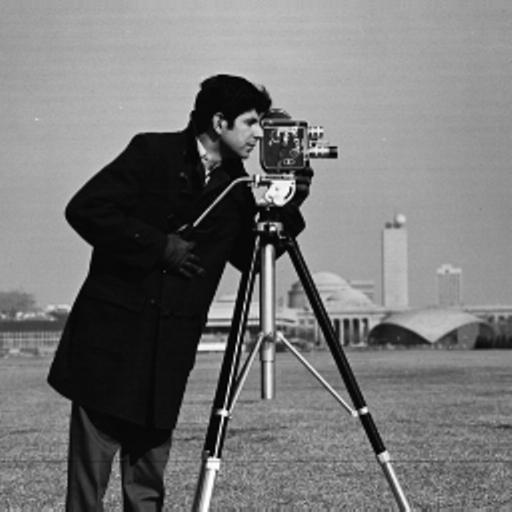
#> input picture img/cameraman.tif, 512 x 512 px
$ python main.py   (older library calls are emulated)
#> lines starting #> are read from the running program, lines starting #| are printed output that depends on the picture; after the words box and inside, x2 and y2 are one past the last pixel; in counts of white or black regions, pixels touching at a corner belong together
### src/utils/images.py
import cv2
import pylab
import numpy as np
import matplotlib.pyplot as plt

from PIL import Image


class Images:

    @staticmethod
    def LoadImage(path):
        '''
        Carga la imagen desde la ruta especificada.
        '''
        img = cv2.imread(path)
        return img

    # [20 lines left out: functions ShowImage, ShowImages, not called in this run]

    @staticmethod
    def SaveImage(image, path):
        '''
        Guarda la imagen en la ruta especificada.
        '''
        pylab.gray()
        pylab.imsave(path, image)

    @staticmethod
    def GetNameImage(path):
        '''
        Devuelve el nombre de la imagen segun la ruta.
        '''
        name_extention = path.split('/')[-1]
        name, _ = name_extention.split('.')
        return name

    @staticmethod
    def GetImage(pixels):
        '''
        Convierte de una matriz a imagen.
        '''
        array = np.array(pixels, dtype=np.uint8)
        image = Image.fromarray(array)
        return image

    @staticmethod
    def GetPixels(image):
        '''
        Devuelve la imagen en forma matricial.
        '''
        pixels = np.asarray(image)
        return pixels

    @staticmethod
    def GetSumImage(img1, img2):
        '''
        Efectua la suma de las imagenes especificadas.
        '''
        pixels_img1 = Images.GetPixels(img1)
        pixels_img2 = Images.GetPixels(img2)
        new_pixels = []
        rows, columns = len(pixels_img1), len(pixels_img1[0])

        for i in range(rows):
            new_pixels.append([])
            for j in range(columns):
                values = pixels_img1[i][j] + pixels_img2[i][j]
                values = [255 if value > 255 else value for value in values]
                new_pixels[i].append(values)

        image = Images.GetImage(new_pixels)
        # Images.ShowImage(image)
        return image

### src/edge_detection/canny.py
import cv2
import pylab
import matplotlib.pyplot as plt


def canny(image, path='', save=False, show=False):
    '''
    Deteccion de bordes mediante el operador de Canny.
    '''
    # convertir a imagen en escala de grises
    image = cv2.cvtColor(image, cv2.COLOR_BGR2GRAY)
    # detectar los bordes mediante el metodo Canny
    canny = cv2.Canny(image, 30, 150)

    if show:
        show_image(canny)
        show_images([image, canny])
    if save:
        name = get_name_image(path)
        save_image(canny, f'../../img/{name}_canny.png')

    return canny


# [52 lines left out: functions get_name_image, load_image, show_image, show_images, save_image, main, not called in this run]


# [2 lines that do not run on import are left out]

### src/quality_measures/mse.py
import numpy as np
import matplotlib.pyplot as plt

from skimage import data, img_as_float
from skimage.metrics import mean_squared_error


def mse(image1, image2, show=False):

    mse_image1 = mean_squared_error(image1, image1)
    mse_image2 = mean_squared_error(image1, image2)

    if show:
        show_images(image1, image2, mse_image1, mse_image2)

    return mse_image2


# [30 lines left out: functions show_images, main, not called in this run]


# [2 lines that do not run on import are left out]

### src/quality_measures/psnr.py
import numpy as np
from math import log10
import matplotlib.pyplot as plt

from skimage import data, img_as_float
from skimage.metrics import mean_squared_error


def peek_signal_noise_ratio(img1, img2):

    mse = mean_squared_error(img1, img2)
    max_pixel = 255.0

    if mse == 0:
        psnr = 0
    else:
        psnr = 20 * log10(max_pixel) - 10 * log10(mse)

    return psnr


def psnr(image1, image2, show=False):

    psnr_image1 = peek_signal_noise_ratio(image1, image1)
    psnr_image2 = peek_signal_noise_ratio(image1, image2)

    if show:
        show_images(image1, image2, psnr_image1, psnr_image2)

    return psnr_image2


# [30 lines left out: functions show_images, main, not called in this run]


# [2 lines that do not run on import are left out]

### src/quality_measures/ssim.py
import numpy as np
import matplotlib.pyplot as plt

from skimage import data, img_as_float
from skimage.metrics import structural_similarity


def ssim(image1, image2, show=False):

    ssim_image1 = structural_similarity(image1, image1,
                                        data_range=(image1.max()-image1.min()), multichannel=True)
    ssim_image2 = structural_similarity(image1, image2,
                                        data_range=(image2.max()-image2.min()), multichannel=True)

    if show:
        show_images(image1, image2, ssim_image1, ssim_image2)

    return ssim_image2


# [30 lines left out: functions show_images, main, not called in this run]


# [2 lines that do not run on import are left out]

### src/edge_detection/sobel.py
import cv2
import pylab
import numpy as np
import skimage.filters.edges
import matplotlib.pyplot as plt


def sobel(image, path='', save=False, show=False):
    '''
    Deteccion de bordes mediante el operador de Sobel.
    '''
    # convertir a imagen en escala de grises
    image = cv2.cvtColor(image, cv2.COLOR_BGR2GRAY)

    # gradiente de direccion x
    sobel_x = cv2.Sobel(image, cv2.CV_64F, 1, 0)
    # gradiente de direccion y
    sobel_y = cv2.Sobel(image, cv2.CV_64F, 0, 1)

    # gradiente de direccion x valor absoluto
    sobel_x = np.uint8(np.absolute(sobel_x))
    # gradiente de direccion y valor absoluto
    sobel_y = np.uint8(np.absolute(sobel_y))

    # sobel1 = cv2.bitwise_or(sobel_x, sobel_y)
    sobel = skimage.filters.edges.sobel(image)

    if show:
        show_image(sobel)
        # show_image(sobel1)
        show_images([image, sobel])
    if save:
        name = get_name_image(path)
        save_image(sobel, f'../../img/{name}_sobel.png')

    return sobel


# [52 lines left out: functions get_name_image, load_image, show_image, show_images, save_image, main, not called in this run]


# [2 lines that do not run on import are left out]

### src/edge_detection/farid.py
import cv2
import pylab
import skimage.filters.edges
import matplotlib.pyplot as plt


def farid(image, path='', save=False, show=False):
    '''
    Deteccion de bordes mediante el operador de Farid.
    '''
    # convertir a imagen en escala de grises
    image = cv2.cvtColor(image, cv2.COLOR_BGR2GRAY)
    # detectar los bordes mediante el metodo Farid
    farid = skimage.filters.edges.farid(image)

    if show:
        show_image(farid)
        show_images([image, farid])
    if save:
        name = get_name_image(path)
        save_image(farid, f'../../img/{name}_farid.png')

    return farid


# [52 lines left out: functions get_name_image, load_image, show_image, show_images, save_image, main, not called in this run]


# [2 lines that do not run on import are left out]

### src/edge_detection/scharr.py
import cv2
import pylab
import numpy as np
import skimage.filters.edges
import matplotlib.pyplot as plt


def scharr(image, path='', save=False, show=False):
    '''
    Deteccion de bordes mediante el operador de Scharr.
    '''
    # convertir a imagen en escala de grises
    image = cv2.cvtColor(image, cv2.COLOR_BGR2GRAY)

    # computa la primera derivada de Sobel en el eje x
    scharr_x = cv2.Scharr(image, cv2.CV_64F, 1, 0)
    # computa la primera derivada de Sobel en el eje x
    scharr_y = cv2.Scharr(image, cv2.CV_64F, 0, 1)

    # gradiente de direccion x valor absoluto
    scharr_x = np.uint8(np.absolute(scharr_x))
    # gradiente de direccion y valor absoluto
    scharr_y = np.uint8(np.absolute(scharr_y))

    scharr1 = cv2.bitwise_or(scharr_x, scharr_y)
    scharr = skimage.filters.edges.scharr(image)

    if show:
        show_image(scharr)
        # show_image(scharr1)
        show_images([image, scharr])
    if save:
        name = get_name_image(path)
        save_image(scharr, f'../../img/{name}_scharr.png')

    return scharr


# [52 lines left out: functions get_name_image, load_image, show_image, show_images, save_image, main, not called in this run]


# [2 lines that do not run on import are left out]

### src/edge_detection/laplace.py
import cv2
import pylab
import numpy as np
import skimage.filters.edges
import matplotlib.pyplot as plt


def laplace(image, path='', save=False, show=False):
    '''
    Deteccion de bordes mediante el operador de Laplace.
    '''
    # convertir a imagen en escala de grises
    image = cv2.cvtColor(image, cv2.COLOR_BGR2GRAY)

    # detectar los bordes mediante el metodo Laplace
    laplace = cv2.Laplacian(image, cv2.CV_64F)
    laplace = np.uint8(np.absolute(laplace))
    # laplace1 = skimage.filters.edges.laplace(image)

    if show:
        show_image(laplace)
        # show_image(laplace1)
        show_images([image, laplace])
    if save:
        name = get_name_image(path)
        save_image(laplace, f'../../img/{name}_laplace.png')

    return laplace


# [52 lines left out: functions get_name_image, load_image, show_image, show_images, save_image, main, not called in this run]


# [2 lines that do not run on import are left out]

### src/edge_detection/prewitt.py
import cv2
import pylab
import numpy as np
import skimage.filters.edges
import matplotlib.pyplot as plt


def prewitt(image, path='', save=False, show=False):
    '''
    Deteccion de bordes mediante el operador de Prewitt.
    '''
    # convertir a imagen en escala de grises
    image = cv2.cvtColor(image, cv2.COLOR_BGR2GRAY)
    # detectar los bordes mediante el metodo Canny
    imgage_gaussian = cv2.GaussianBlur(image, (3, 3), 0)

    kernel_x = np.array([[1, 1, 1], [0, 0, 0], [-1, -1, -1]])
    kernel_y = np.array([[-1, 0, 1], [-1, 0, 1], [-1, 0, 1]])

    prewitt_x = cv2.filter2D(imgage_gaussian, -1, kernel_x)
    prewitt_y = cv2.filter2D(imgage_gaussian, -1, kernel_y)

    prewitt = prewitt_x + prewitt_y
    # prewitt1 = skimage.filters.edges.prewitt(image)

    if show:
        # show_image(prewitt1)
        show_image(prewitt)
        # show_images([image, prewitt1])
        show_images([image, prewitt])
    if save:
        name = get_name_image(path)
        # save_image(prewitt1, f'../../img/{name}_prewitt1.png')
        save_image(prewitt, f'../../img/{name}_prewitt.png')

    return prewitt


# [52 lines left out: functions get_name_image, load_image, show_image, show_images, save_image, main, not called in this run]


# [2 lines that do not run on import are left out]

### src/edge_detection/roberts.py
import cv2
import pylab
import skimage.filters.edges
import matplotlib.pyplot as plt


def roberts(image, path='', save=False, show=False):
    '''
    Deteccion de bordes mediante el operador de Roberts.
    '''
    # convertir a imagen en escala de grises
    image = cv2.cvtColor(image, cv2.COLOR_BGR2GRAY)
    # detectar los bordes mediante el metodo Roberts
    roberts = skimage.filters.edges.roberts(image)

    if show:
        show_image(roberts)
        show_images([image, roberts])
    if save:
        name = get_name_image(path)
        save_image(roberts, f'../../img/{name}_roberts.png')

    return roberts


# [52 lines left out: functions get_name_image, load_image, show_image, show_images, save_image, main, not called in this run]


# [2 lines that do not run on import are left out]

### src/main.py
import numpy as np

from utils.images import Images

from quality_measures.mse import mse
from quality_measures.psnr import psnr
from quality_measures.ssim import ssim
from quality_measures.michelson import michelson

from edge_detection.canny import canny
from edge_detection.sobel import sobel
from edge_detection.farid import farid
from edge_detection.scharr import scharr
from edge_detection.laplace import laplace
from edge_detection.prewitt import prewitt
from edge_detection.roberts import roberts


class EdgeDetection:

    def __init__(self, path='../img/cameraman.tif', save=False, show=False):
        '''
        Inicializa las variables a utilizar y llev a cabo el pipeline.
        '''
        self.methods_outskirts = {
            'canny': canny,
            'farid': farid,
            'laplace': laplace,
            'prewitt': prewitt,
            'scharr': scharr,
            'roberts': roberts,
            'sobel': sobel
        }
        self.path = path
        self.save = save
        self.show = show
        self.image = Images.LoadImage(self.path)

    def run_edge_detection(self, outskirt='canny'):

        if outskirt not in self.methods_outskirts:
            raise Exception(
                f"El método '{outskirt}' no está definido para la detección de bordes.")

        self.outskirt = self.methods_outskirts[outskirt]
        self.image_outskirt = self.outskirt(self.image)

        if self.save:
            name = Images.GetNameImage(self.path)
            Images.SaveImage(self.image_outskirt,
                             f'../img/{name}_{outskirt}.png')

        if self.show:
            Images.ShowImage(self.image_outskirt)
            Images.ShowImages([self.image, self.image_outskirt])

    def print_results(self):
        '''
        Imprime los resultados de las medidas de contraste
        de calidad segun las imagenes procesadas.
        '''
        new_image = Images.GetSumImage(self.image, self.image_outskirt)
        arr = np.array(new_image)

        mse_value = mse(self.image, arr)
        psnr_value = psnr(self.image, arr)
        ssim_value = ssim(self.image, arr)
        # michelson_value = michelson(self.image, arr)
        name = Images.GetNameImage(self.path)

        print('El error cuadrático medio (MSE) es %0.3f.' % mse_value)
        print('El valor PSNR es %0.3f dB.' % psnr_value)
        print('El índice de similitud estructural (SSIM) es %0.3f.' % ssim_value)
        # print('El contraste de Michelson es %0.3f.' % michelson_value)
        print()


def run(paths, operators):

    for path in paths:
        edge_detection = EdgeDetection(path=path, save=True, show=False)
        for operator in operators:
            edge_detection.run_edge_detection(outskirt=operator)
            edge_detection.print_results()
#> this loop made 2 passes
#> (printed output is left out)
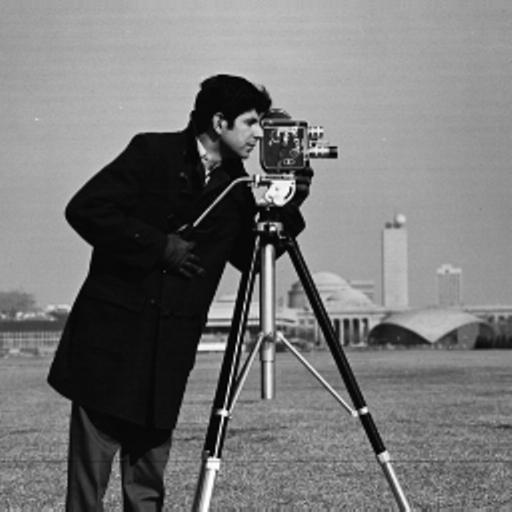
#> input picture img/cameraman.tif, 512 x 512 px
#> pass 1, in canny, `canny = cv2.Canny(image, 30, 150)`:
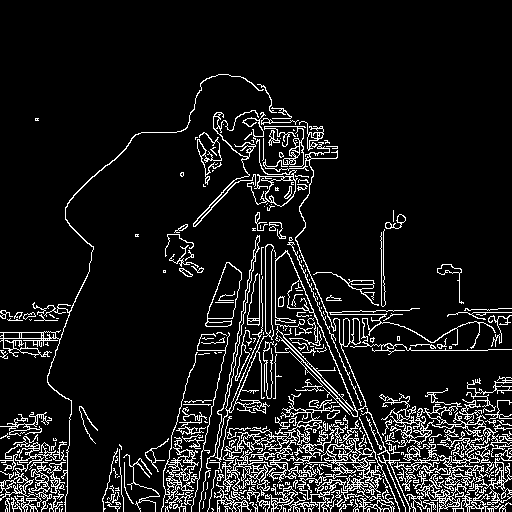
#> canny: shape (512, 512); 9.8% white in thin lines or dots, all inside (x1, y1, x2, y2) = (0, 74, 512, 512)


def main():

    paths = ['../img/cameraman.tif', '../img/house.tif',
             '../img/lake.tif', '../img/lena.tif',
             '../img/livingroom.tif', '../img/peppers.tif',
             '../img/pirate.tif', '../img/jetplane.tif',
             '../img/mandril.tif']
    operators = ['canny', 'farid', 'laplace',
                 'prewitt', 'roberts', 'scharr', 'sobel']

    run(paths, operators)


if __name__ == '__main__':
#> (the run stopped early here; a loop or call above may not have finished)
